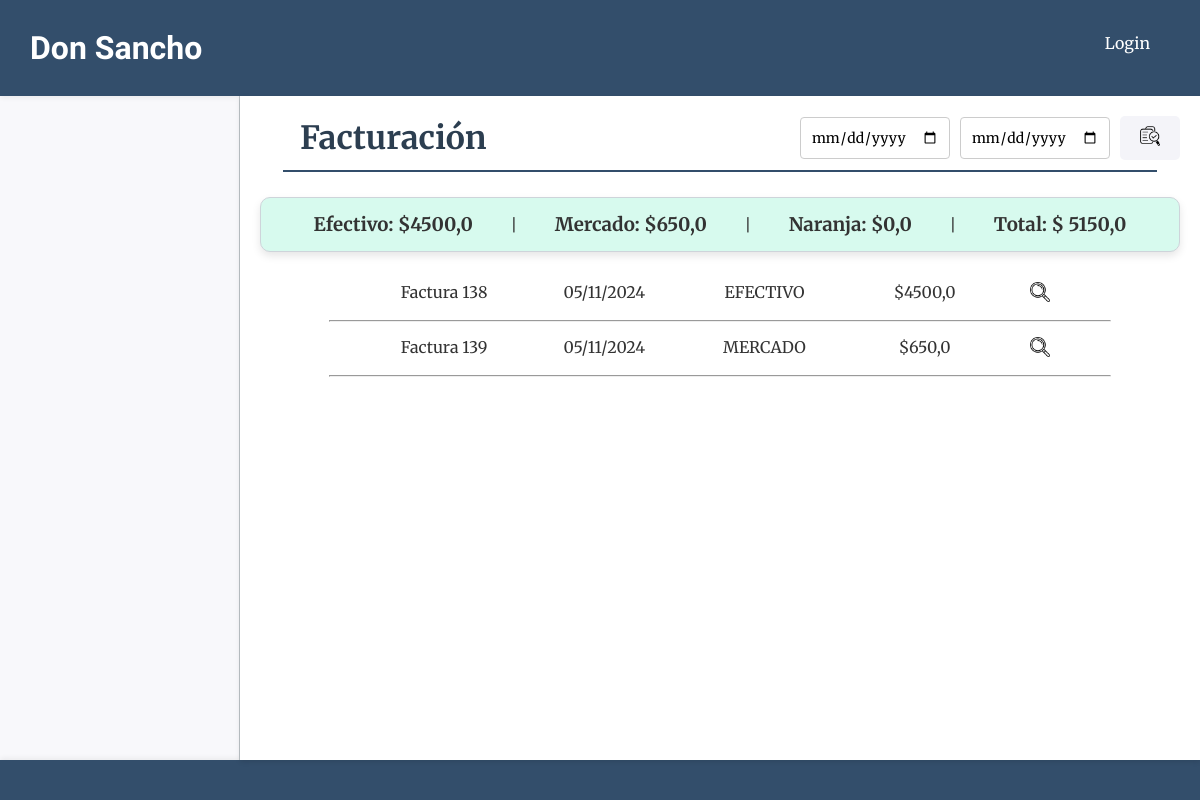
Screenshot of /facturas/facturas/ with the database file from the repository.
### facturas/models.py (models this page shows, shortened)
class Facturas(models.Model):
    forma_pago = models.CharField(max_length=50)
    pago = models.FloatField()
    fecha = models.DateField(auto_now_add=True)
    envio = models.FloatField(null=True, blank=True)
    class Meta:
        db_table = "facturas"
        verbose_name = "Facturas"

### facturas/views.py (the view, shortened to what this page needs)
# urls.py: path('facturas/', include('facturas.urls')),
def facturas(request):
    now = datetime.now()
    facturas = Facturas.objects.filter(fecha__year=now.year, fecha__month=now.month)
    productos_factura = FacturaProducto.objects.all()
    caja_total= 0.0
    caja_efectivo=0.0
    caja_mercado=0.0
    caja_naranja=0.0
    for factura in facturas:
        caja_total += factura.pago
        if factura.forma_pago == "efectivo":
            caja_efectivo += factura.pago
        elif factura.forma_pago == "mercado":
            caja_mercado += factura.pago
        elif factura.forma_pago == "naranja":
            caja_naranja += factura.pago
    form = RangoFechasForm(request.GET or None)
    context = {
        'form': form,
        'facturas': facturas,
        'productos_factura': productos_factura,
        'caja_total': caja_total,
        'caja_efectivo': caja_efectivo,
        'caja_mercado': caja_mercado,
        'caja_naranja': caja_naranja,
    }
    return render(request, "facturas/facturas.html", context)

### facturas/forms.py
class RangoFechasForm(forms.Form):
    fecha_inicio = forms.DateField(
        widget=forms.TextInput(attrs={'type': 'date', 'class': 'form-contrl'}),
        label=''
    )
    fecha_fin = forms.DateField(
        widget=forms.TextInput(attrs={'type': 'date', 'class': 'form-contrl'}),
        label=''
    )

### core/context_processors.py (called while the page is built)
def counter_pedidos(request):
    cant_pedidos = Pedido.objects.all().count()
    cant_entregados = Pedido.objects.filter(estado='entregado').count()
    cant_pendientes = Pedido.objects.filter(estado='pendiente').count()
    cant_reservados = Pedido.objects.filter(estado='reservado').count()
    cant_envios = Pedido.objects.filter(forma_entrega__precio__gt=0).count()
    return {
        'cant_pedidos':cant_pedidos,
        "cant_entregados":cant_entregados,
        "cant_pendientes":cant_pendientes,
        "cant_reservados":cant_reservados,
        "cant_envios":cant_envios
        }

### productos/models.py (called while the page is built)
    def __str__(self):
        return self.nombre

### facturas/templates/facturas/facturas.html (shortened to what this page needs)
{% extends 'core/base.html' %}
{% load static %}
{% block css %}
    <link rel="stylesheet" href="{% static 'facturas/css/styles.css' %}">
{% endblock css %}
{% block titulo %}
    {% include 'core/components/encabezado.html' with titulo_texto="Facturación" %}
{% endblock titulo %}
{% block main %}
<div class="facturas-totales card">
    <h3>Efectivo: ${{caja_efectivo}}</h3>
    <p>|</p>
    <h3>Mercado: ${{caja_mercado}}</h3>
    <p>|</p>
    <h3>Naranja: ${{caja_naranja}}</h3>
    <p>|</p>
    <h3>Total: $ {{caja_total}}</h3>
</div>
{% for factura in facturas %}
    <div class="facturas-detalle">
        <p class="facturas-detalle-pedido">Factura {{ factura.id }}</p>
        <p class="facturas-detalle-pedido">{{ factura.fecha|date:"d/m/Y" }}</p>
        <p class="facturas-detalle-pedido">{{ factura.forma_pago|upper }}</p>
        <p class="facturas-detalle-pedido">${{ factura.pago }}</p>
        <button onclick="toggleProductos('{{ factura.id }}')" class="facturas-detalle-icono">
            <img class="icono-opc" src="{% static 'facturas/img/lupa.webp' %}" alt="Detalle Factura">
        </button>
    </div>
    <div class="facturas-hr-container">
        <hr class="facturas-hr">
    </div>
{% endfor %}
{% endblock main %}

### core/static/core/css/styles.css (style rules this page uses)
* { padding: 0; margin: 0; box-sizing: border-box; }
body { font-family: 'Merriweather', serif; color: #333; background-color: #f4f4f9; }
.card { padding: 15px; border: 1px solid #ced4da; border-radius: 10px; background-color: #ffffff; box-shadow: 0 4px 8px rgba(0, 0, 0, 0.1); }
.icono-opc { width: 20px; height: 20px; transition: transform 0.3s ease; }

### facturas/static/facturas/css/styles.css (style rules this page uses)
.facturas-hr-container { display: flex; align-items: center; justify-content: space-around; }
.facturas-hr { width: 85%; }
.facturas-totales { background-color: rgb(215, 250, 238); display: flex; align-items: center; justify-content: space-evenly; margin-top: 15px; margin-bottom: 15px; }
.facturas-detalle { display: flex; justify-content: center; padding: 15px; }
.facturas-detalle-pedido { width: 18%; text-align: center; }
.facturas-detalle-icono { background-color: white; border: none; width: 8%; text-align: center; }
.filtro-form input[type="date"] { padding: 10px; font-size: 14px; border-radius: 4px; border: 1px solid #ccc; }
.form-contrl { width: 100%; font-family: 'Merriweather', serif; }

### rows the page displays
Facturas: id "138", fecha "05/11/2024", forma_pago "EFECTIVO", pago "4500,0"
Facturas: id "139", fecha "05/11/2024", forma_pago "MERCADO", pago "650,0"

### other values shown
{{ titulo_texto }} "Facturación"
{{ caja_efectivo }} "4500,0"
{{ caja_mercado }} "650,0"
{{ caja_naranja }} "0,0"
{{ caja_total }} "5150,0"
